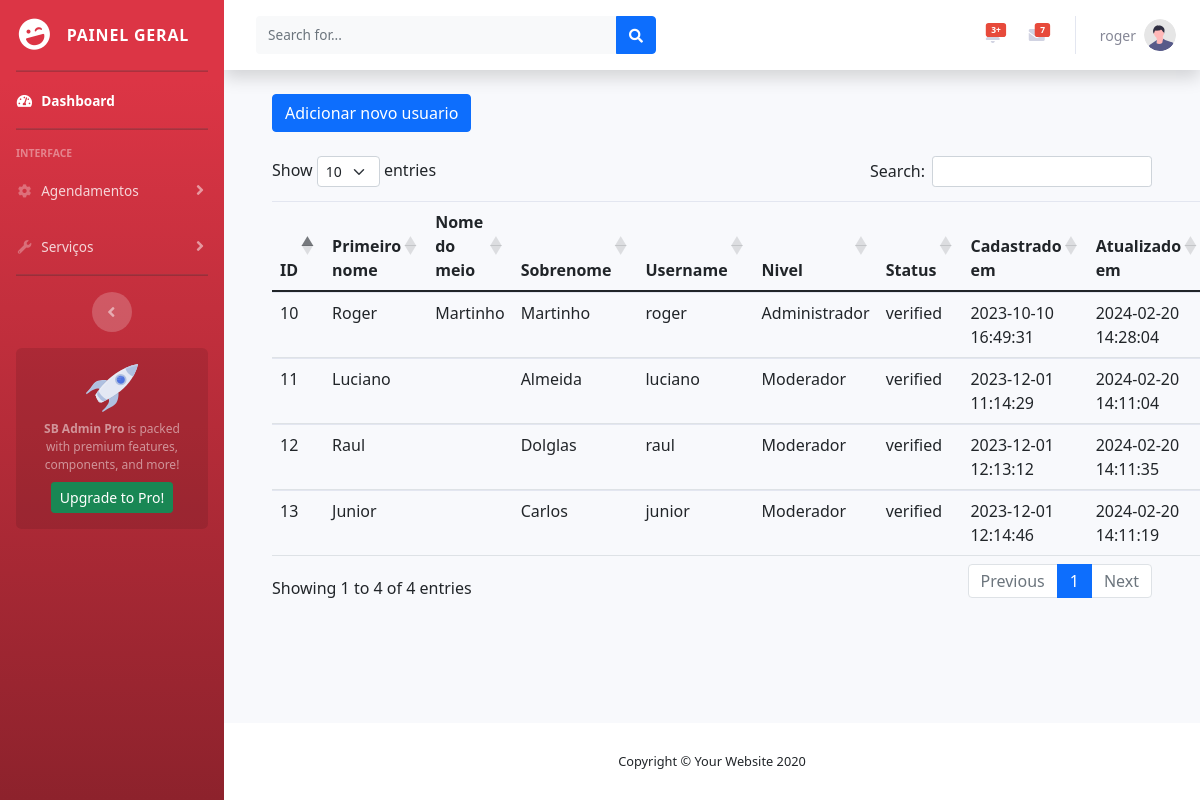
Page /admin/painel/usuarios.php (signed in) on the committed database.
### tables this page shows
CREATE TABLE `users` (
  `id` int(50) NOT NULL,
  `firstname` varchar(250) NOT NULL,
  `middlename` text,
  `lastname` varchar(250) NOT NULL,
  `username` text NOT NULL,
  `password` text NOT NULL,
  `avatar` text,
  `last_login` datetime DEFAULT NULL,
  `type` tinyint(1) NOT NULL DEFAULT '0',
  `status` int(1) NOT NULL DEFAULT '1' COMMENT '0=not verified, 1 = verified',
  `date_added` datetime NOT NULL DEFAULT CURRENT_TIMESTAMP,
  `date_updated` datetime DEFAULT NULL ON UPDATE CURRENT_TIMESTAMP,
  `barber_id` int(50) NOT NULL,
  `email` varchar(50) NOT NULL,
  `telefone` varchar(20) NOT NULL
);

### admin/painel/usuarios.php (the view, shortened to what this page needs)
<?php
$username = $_SESSION["username"];
?>
<!DOCTYPE html>
<html lang="en">
<head>
    <link href="vendor/fontawesome-free/css/all.min.css" rel="stylesheet" type="text/css">
    <link rel="stylesheet" href="https://cdnjs.cloudflare.com/ajax/libs/twitter-bootstrap/5.3.0/css/bootstrap.min.css">
    <link rel="stylesheet" href="https://cdn.datatables.net/1.13.6/css/dataTables.bootstrap5.min.css">
    <link href="css/sb-admin-2.min.css" rel="stylesheet">
</head>
<body id="page-top">
    <div id="wrapper">
        <ul class="navbar-nav bg-gradient-primary sidebar sidebar-dark accordion" id="accordionSidebar">
            <a class="sidebar-brand d-flex align-items-center justify-content-center" href="index.php">
                <div class="sidebar-brand-icon rotate-n-15">
                    <i class="fas fa-laugh-wink"></i>
                </div>
                <div class="sidebar-brand-text mx-3">Painel Geral</div>
            </a>
            <hr class="sidebar-divider my-0">
            <li class="nav-item active">
                <a class="nav-link" href="index.php">
                    <i class="fas fa-fw fa-tachometer-alt"></i>
                    <span>Dashboard</span></a>
            </li>
            <hr class="sidebar-divider">
            <div class="sidebar-heading">
                Interface
            </div>
            <li class="nav-item">
                <a class="nav-link collapsed" href="#" data-toggle="collapse" data-target="#collapseTwo" aria-expanded="true" aria-controls="collapseTwo">
                    <i class="fas fa-fw fa-cog"></i>
                    <span>Agendamentos</span>
                </a>
            </li>
            <li class="nav-item">
                <a class="nav-link collapsed" href="#" data-toggle="collapse" data-target="#collapseUtilities" aria-expanded="true" aria-controls="collapseUtilities">
                    <i class="fas fa-fw fa-wrench"></i>
                    <span>Serviços</span>
                </a>
            </li>
            <hr class="sidebar-divider d-none d-md-block">
            <div class="text-center d-none d-md-inline">
                <button class="rounded-circle border-0" id="sidebarToggle"></button>
            </div>
            <div class="sidebar-card d-none d-lg-flex">
                <img class="sidebar-card-illustration mb-2" src="img/undraw_rocket.svg" alt="...">
                <p class="text-center mb-2"><strong>SB Admin Pro</strong> is packed with premium features, components, and more!</p>
                <a class="btn btn-success btn-sm" href="https://startbootstrap.com/theme/sb-admin-pro">Upgrade to Pro!</a>
            </div>
        </ul>
        <div id="content-wrapper" class="d-flex flex-column">
            <div id="content">
                <nav class="navbar navbar-expand navbar-light bg-white topbar mb-4 static-top shadow">
                    <form class="d-none d-sm-inline-block form-inline mr-auto ml-md-3 my-2 my-md-0 mw-100 navbar-search">
                        <div class="input-group">
                            <input type="text" class="form-control bg-light border-0 small" placeholder="Search for..." aria-label="Search" aria-describedby="basic-addon2">
                            <div class="input-group-append">
                                <button class="btn btn-primary" type="button">
                                    <i class="fas fa-search fa-sm"></i>
                                </button>
                            </div>
                        </div>
                    </form>
                    <ul class="navbar-nav ml-auto">
                        <li class="nav-item dropdown no-arrow mx-1">
                            <a class="nav-link dropdown-toggle" href="#" id="alertsDropdown" role="button" data-toggle="dropdown" aria-haspopup="true" aria-expanded="false">
                                <span class="badge badge-danger badge-counter">3+</span>
                            </a>
                        </li>
                        <li class="nav-item dropdown no-arrow mx-1">
                            <a class="nav-link dropdown-toggle" href="#" id="messagesDropdown" role="button" data-toggle="dropdown" aria-haspopup="true" aria-expanded="false">
                                <span class="badge badge-danger badge-counter">7</span>
                            </a>
                        </li>
                        <li class="nav-item dropdown no-arrow">
                            <a class="nav-link dropdown-toggle" href="#" id="userDropdown" role="button" data-toggle="dropdown" aria-haspopup="true" aria-expanded="false">
                                <span class="mr-2 d-none d-lg-inline text-gray-600 small"> <?php echo $username; ?></h2></span>
                                <img class="img-profile rounded-circle" src="img/undraw_profile.svg">
                            </a>
                        </li>
                    </ul>
                </nav>
                <div class="container-fluid">
                    <div class="container my-4">
                        <button type="button" class="btn btn-primary" data-bs-toggle="modal" data-bs-target="#addUserModal">
                            Adicionar novo usuario
                        </button>
                        <br>
                        <br>
                        <?php
                        $sql = "SELECT id, firstname, middlename, lastname, username, password, avatar, last_login, type,
               CASE WHEN status = 0 THEN 'not verified' WHEN status = 1 THEN 'verified' ELSE 'unknown' END as status,
               date_added, date_updated
        FROM users";
                        $result = $conexao->query($sql);
                        if ($result->num_rows > 0) {
                            echo '<link rel="stylesheet" href="https://cdn.jsdelivr.net/npm/bootstrap@5.0.0-beta1/dist/css/bootstrap.min.css">';
                            echo "<table id='example' class='table'>
                            <thead>
                            <tr>
                <th>ID</th>
                <th>Primeiro nome</th>
                <th>Nome do meio</th>
                <th>Sobrenome</th>
                <th>Username</th>
                <th>Nivel</th>
                <th>Status</th>
                <th>Cadastrado em</th>
                <th>Atualizado em</th>
                <th>Ações</th>
            </tr>
            </thead>";
                            while ($row = $result->fetch_assoc()) {
                                if ($row['type'] == 1) {
                                    $row['type'] = 'Administrador';
                                } elseif ($row['type'] == 2) {
                                    $row['type'] = 'Moderador';
                                }
                                echo "<tr>
                <td>{$row['id']}</td>
                <td>{$row['firstname']}</td>
                <td>{$row['middlename']}</td>
                <td>{$row['lastname']}</td>
                <td>{$row['username']}</td>
                <td>{$row['type']}</td>
                <td>{$row['status']}</td>
                <td>{$row['date_added']}</td>
                <td>{$row['date_updated']}</td>
                <td>
            <i class='fas fa-edit fa-sm text-primary mx-2 cursor-pointer transition icon-button' data-bs-toggle='modal' data-bs-target='#editModal{$row['id']}'>
            </i>
            <i class='fas fa-trash-alt fa-sm text-danger mx-2 cursor-pointer transition icon-button' data-bs-toggle='modal' data-bs-target='#deleteModal{$row['id']}'>
            </i>
        </td>
              </tr>";
                            }
                            echo "</table>";
                        } else {
                            echo "Nenhum resultado encontrado.";
                        }
                        ?>
                    </div>
                </div>
            </div>
            <footer class="sticky-footer bg-white">
                <div class="container my-auto">
                    <div class="copyright text-center my-auto">
                        <span>Copyright &copy; Your Website 2020</span>
                    </div>
                </div>
            </footer>
        </div>
    </div>
    <link rel="stylesheet" href="https://cdn.datatables.net/1.13.6/css/dataTables.bootstrap5.min.css">
</body>
</html>

### rows in the picture
users: id "10", firstname "Roger", middlename "Martinho", lastname "Martinho", username "roger", type "Administrador", status "verified", date_added "2023-10-10 16:49:31", date_updated "2024-02-20 14:28:04"
users: id "11", firstname "Luciano", lastname "Almeida", username "luciano", type "Moderador", status "verified", date_added "2023-12-01 11:14:29", date_updated "2024-02-20 14:11:04"
users: id "12", firstname "Raul", lastname "Dolglas", username "raul", type "Moderador", status "verified", date_added "2023-12-01 12:13:12", date_updated "2024-02-20 14:11:35"
users: id "13", firstname "Junior", lastname "Carlos", username "junior", type "Moderador", status "verified", date_added "2023-12-01 12:14:46", date_updated "2024-02-20 14:11:19"

### other values in the picture
$username "roger"
